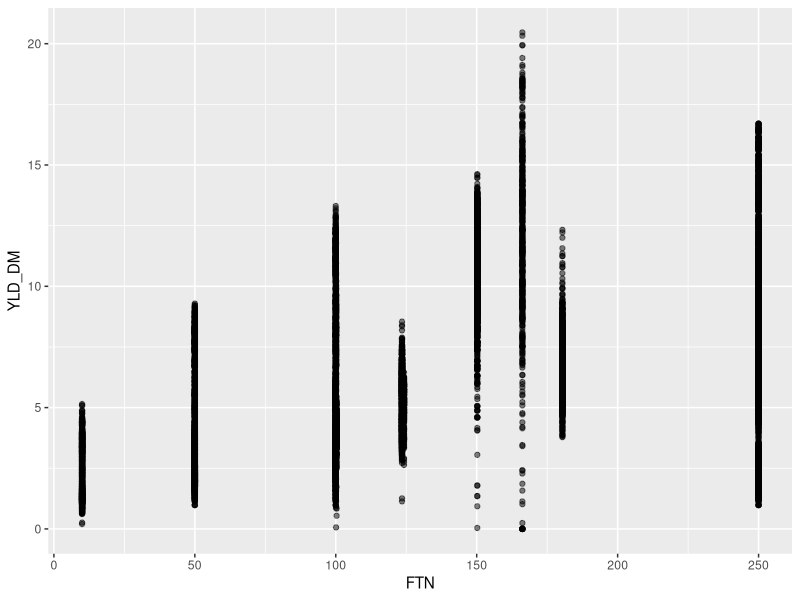
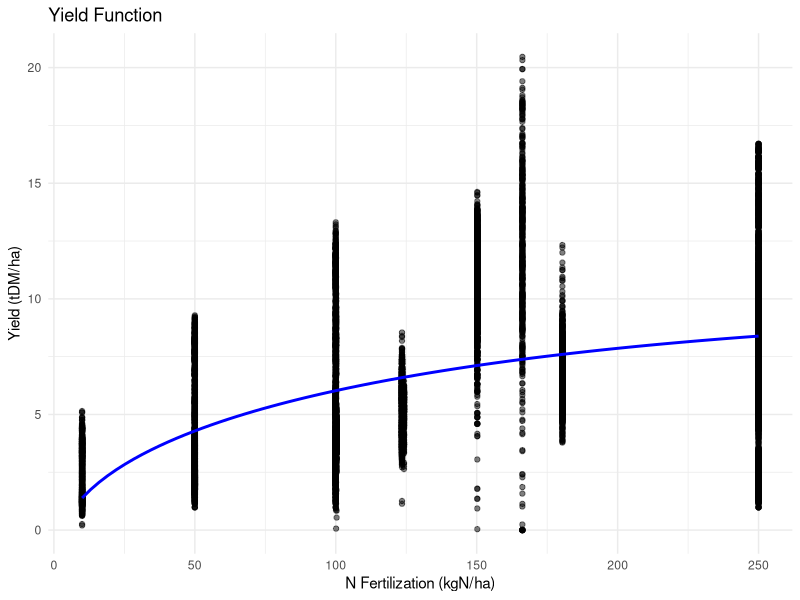

Recreate these plots in R, in order.
rm(list = ls())

library(tidyverse)
library(readxl)
library(robustbase)

##############################################################################
# EPIC Crop Simulation Data
##############################################################################

# SimUID
# -----------------------------
# SimUID	simulation grid ID


# CROP (crop abbreviations)
# -----------------------------
# CORN	corn
# CSIL	maize silage
# FPEA	field peas
# OATS	oats
# POTA	potatoes
# RAPE	winter rape
# SBAR	barley
# SGBT	sugar beet
# SOYB	soybeans
# SUNF	sunflower
# WRYE	winter rye
# WWHT	winter wheat

# ROT (cropping system)
# -----------------------------
# CRS1	crop rotation #1
# CRS2	crop rotation #2
# CRS3	crop rotation #3
# CRS4	crop rotation #4
# CRS5	crop rotation #5
# CRS6	crop rotation #6
# CRS7	crop rotation #7
# MONO	nonocrop

# FER (N-fertilization scenario)
# -----------------------------
# BAU	business as usual
# N10	max 10 kgN/ha/yr
# N50	max 50 kgN/ha/yr
# N100	max 100 kgN/ha/yr
# N250	max 250 kgN/ha/yr


# IRR (irrigation scenario)
# -----------------------------
# ir	irrigated
# rf	rainfed


# WTH (meteorological forcing)
# -----------------------------
# cmip6_ipsl_ssp126	climate change (CMIP6, IPSL, ssp 126)
# cmip6_ipsl_ssp585	climate change (CMIP6, IPSL, ssp 585)
# cmip6_mpi_ssp126	climate change (CMIP6, MPI, ssp 126)
# cmip6_mpi_ssp585	climate change (CMIP6, MPI, ssp 585)
# hist			historical data


# TIL (crop residue management scenario)
# -----------------------------
# contill_bau	conventional tillage, business-as-usual crop residue harvest
# contill_r00	conventional tillage, crop residue harvest 100%
# contill_r30	conventional tillage, crop residue harvest 70%
# contill_r60	conventional tillage, crop residue harvest 40%
# contill_r90	conventional tillage, crop residue harvest 10%
# mintill_cons	minimum tillage, low crop residue harvest + mulching


# YLD_DM* (crop yield)
# -----------------------------
# YLD_DM	dry-matter crop yield in tDM/ha

# *the following water contents can be used to convert from dry matter to economic yield:
# CORN	15%
# CSIL	70%
# FPEA	12%
# OATS	10%
# POTA	80%
# RAPE	8%
# SBAR	12%
# SGBT	84%
# SOYB	13%
# SUNF	6%
# WRYE	12%
# WWHT	12%

# FTN (N fertilization)
# -----------------------------
# FTN	N application rate in kgN/ha


sim_data <- read_csv("1_Data/RawData/EPIC2/Riccardo_EPIC.csv") 

df_sim_data <- sim_data |> 
  filter(CROP == "WWHT", 
         IRR == "rf" # rainfed only
         )
         
df_sim_data |> 
  group_by(WTH) |>
  summarise(
    mean_YLD_DM = mean(FTN),
    sd_YLD_DM = sd(FTN),
    n = n()
  ) 
summary(df_sim_data)

# select only one grid location
df_sim_data <- sim_data |> 
  filter(SimUID == 52338)



ggplot(sim_data, aes(x = FTN, y = YLD_DM)) +
  geom_point(alpha = 0.5)


# plot yield function with data points
ggplot(sim_data, aes(x = FTN, y = YLD_DM)) +
  geom_point(alpha = 0.5) +
  stat_smooth(method = "lm", 
              formula = y ~ sqrt(x) + x, 
              color = "blue", se = FALSE) +
  labs(title = "Yield Function",
       x = "N Fertilization (kgN/ha)",
       y = "Yield (tDM/ha)") +
  theme_minimal()
